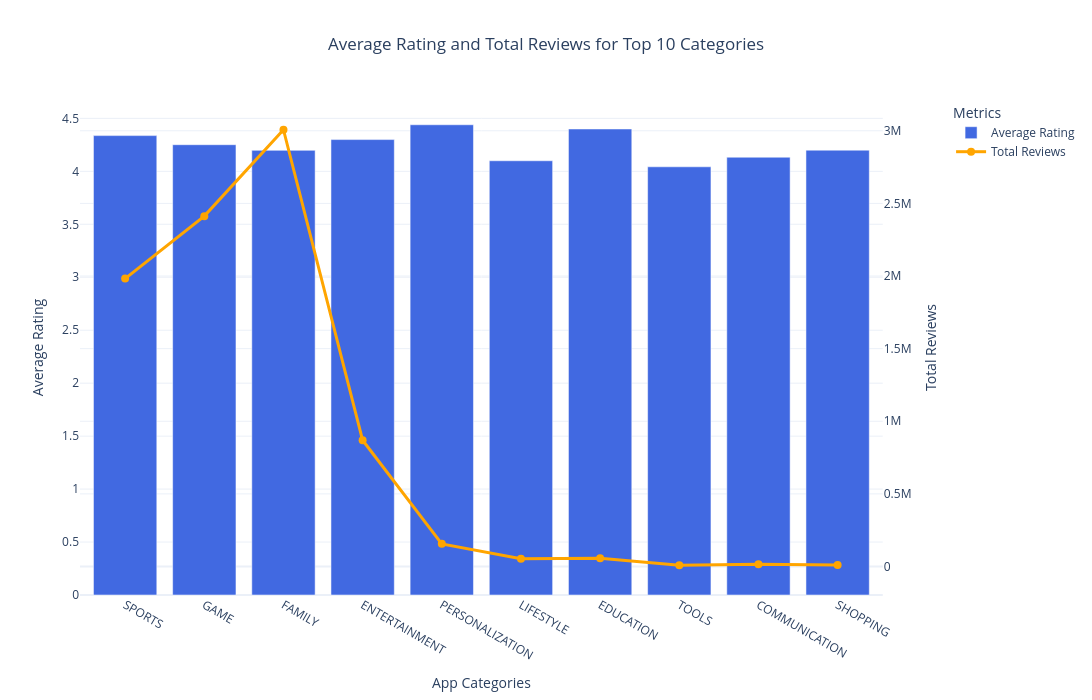

The notebook cell this image was saved under:
### Code cell
fig.update_traces(
    hovertemplate=
    "<b>%{x}</b><br>" +
    "Value: %{y:,}<extra></extra>"
)

### Figure 1 — Plotly figure (JSON) as saved in the notebook; plotly's stock layout.template omitted (floating-point values rounded to 4 significant figures)
{"data": [{"hovertemplate": "<b>%{x}</b><br>Value: %{y:,}<extra></extra>", "marker": {"color": "royalblue"}, "name": "Average Rating", "type": "bar", "x": ["SPORTS", "GAME", "FAMILY", "ENTERTAINMENT", "PERSONALIZATION", "LIFESTYLE", "EDUCATION", "TOOLS", "COMMUNICATION", "SHOPPING"], "xaxis": "x", "y": [4.338, 4.252, 4.198, 4.3, 4.44, 4.1, 4.4, 4.043, 4.133, 4.2], "yaxis": "y"}, {"hovertemplate": "<b>%{x}</b><br>Value: %{y:,}<extra></extra>", "line": {"color": "orange", "width": 3}, "marker": {"size": 8}, "mode": "lines+markers", "name": "Total Reviews", "type": "scatter", "x": ["SPORTS", "GAME", "FAMILY", "ENTERTAINMENT", "PERSONALIZATION", "LIFESTYLE", "EDUCATION", "TOOLS", "COMMUNICATION", "SHOPPING"], "xaxis": "x", "y": [1982017, 2412245, 3006890, 869111, 156004, 53376, 57645, 8731, 15398, 9975], "yaxis": "y2"}], "layout": {"height": 700, "legend": {"title": {"text": "Metrics"}}, "title": {"text": "Average Rating and Total Reviews for Top 10 Categories", "x": 0.5}, "width": 1200, "xaxis": {"anchor": "y", "domain": [0, 0.94], "title": {"text": "App Categories"}}, "yaxis": {"anchor": "x", "domain": [0, 1], "title": {"text": "Average Rating"}}, "yaxis2": {"anchor": "x", "overlaying": "y", "side": "right", "title": {"text": "Total Reviews"}}}}
